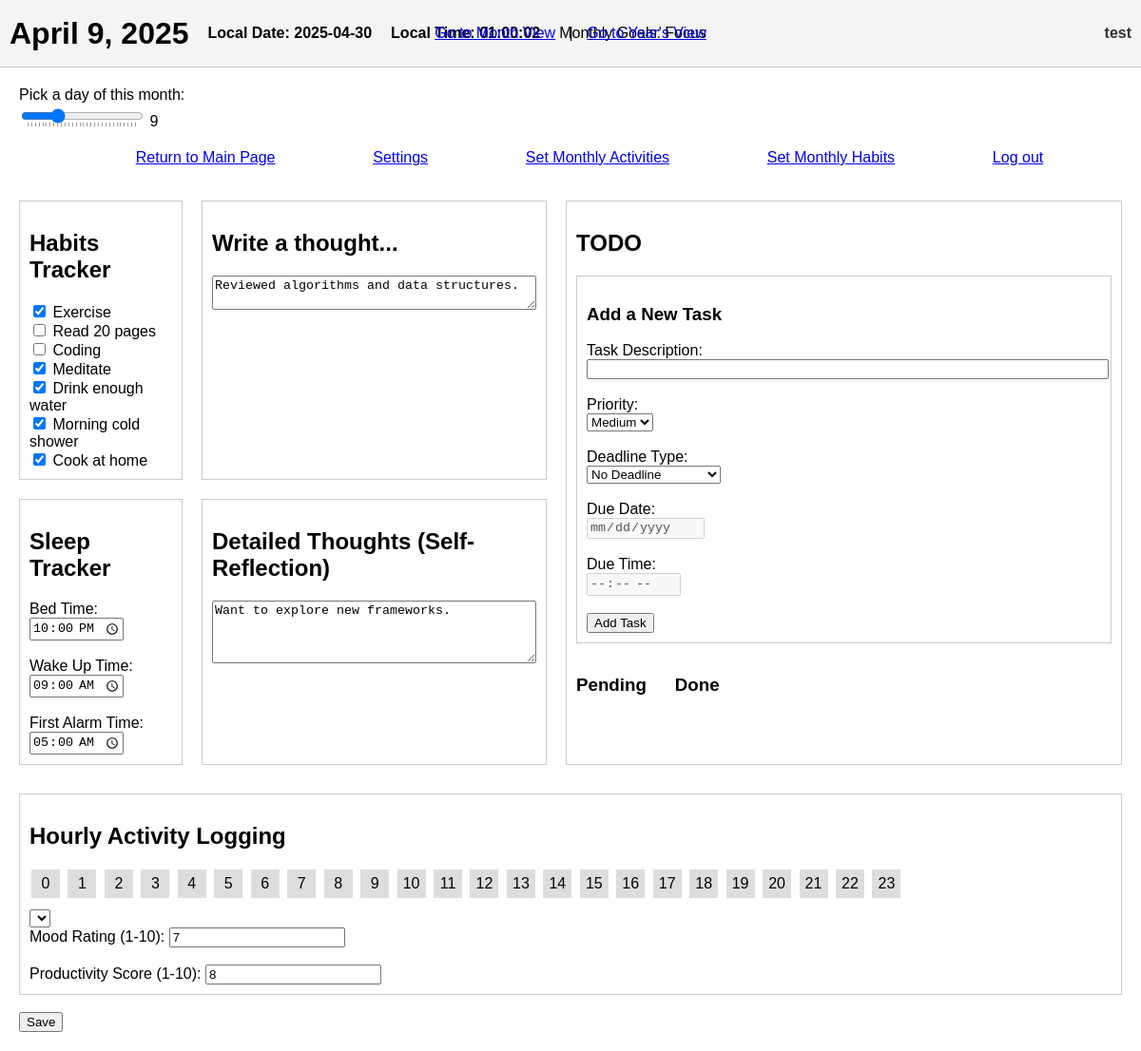
The app's page /day/2025/4/9/ (signed in) with its own data.
### mainpage/models.py (models this page shows, shortened)
class DailyData(models.Model):
    user_id = models.IntegerField()
    date = models.DateField()
    mood_rating = models.IntegerField(null=True, blank=True)
    productivity_score = models.IntegerField(null=True, blank=True)
    sleep = models.TextField(null=True, blank=True)
    habits_completed = models.TextField(null=True, blank=True)
    thoughts = models.TextField(null=True, blank=True)
    self_reflection = models.TextField(null=True, blank=True)
    hourly_activity_logging = models.TextField(null=True, blank=True)
    class Meta:
        unique_together = ("user_id", "date")

class MonthlyHabits(models.Model):
    user_id = models.IntegerField()
    year = models.IntegerField()
    month = models.IntegerField()
    goal_text = models.TextField(blank=True)
    habit_1 = models.CharField(max_length=100, blank=True)
    habit_2 = models.CharField(max_length=100, blank=True)
    habit_3 = models.CharField(max_length=100, blank=True)
    habit_4 = models.CharField(max_length=100, blank=True)
    habit_5 = models.CharField(max_length=100, blank=True)
    habit_6 = models.CharField(max_length=100, blank=True)
    habit_7 = models.CharField(max_length=100, blank=True)
    habit_8 = models.CharField(max_length=100, blank=True)
    habit_9 = models.CharField(max_length=100, blank=True)
    habit_10 = models.CharField(max_length=100, blank=True)
    class Meta:
        unique_together = ("user_id", "year", "month")

### authapp/models.py (models this page shows, shortened)
class CustomUser(AbstractUser):
    username = models.CharField(
        _('username'),
        max_length=12,
        unique=True,
        help_text=_('Required. 3-12 characters. Letters and digits only.'),
        validators=[
            RegexValidator(
                regex=r'^[A-Za-z0-9]+$',
                message=_('Username can only contain letters and digits.')
            ),
            MinLengthValidator(3, _('Username must have at least 3 characters.')),
            MaxLengthValidator(12, _('Username cannot exceed 12 characters.')),
        ],
        error_messages={
            'unique': _("This username is already taken."),
        },
    )
    first_name = None
    last_name = None
    GENDER_CHOICES = [
        (1, 'Male'),
        (2, 'Female'),
    ]
    preferred_name = models.CharField(max_length=100, blank=True)
    b_day = models.DateField(null=True, blank=True)
    gender = models.IntegerField(choices=GENDER_CHOICES, null=True, blank=True)

### mainpage/views.py (the view, shortened to what this page needs)
# urls.py: path('day/<int:year>/<int:month>/<int:day>/', day_view, name='day_view'),
@login_required
def day_view(request, year, month, day):
    current_date = date(year, month, day)
    today = date.today()
    allowable_date = today + timedelta(days=1)
    if current_date > allowable_date:
        messages.error(request, "You cannot create or edit logs for dates more than 24h in the future.")
        return redirect('main_page')
    last_log = DailyData.objects.filter(
        user_id=request.user.id,
        date__lt=current_date
    ).order_by('-date').first()
    if last_log:
        day_to_fill = last_log.date + timedelta(days=1)
        while day_to_fill < current_date:
            DailyData.objects.get_or_create(
                user_id=request.user.id,
                date=day_to_fill
            )
            day_to_fill += timedelta(days=1)
    daily_obj, _ = DailyData.objects.get_or_create(
        user_id=request.user.id,
        date=current_date
    )
    monthly_obj, _ = MonthlyHabits.objects.get_or_create(
        user_id=request.user.id,
        year=year,
        month=month
    )
    habits = [
        monthly_obj.habit_1,
        monthly_obj.habit_2,
        monthly_obj.habit_3,
        monthly_obj.habit_4,
        monthly_obj.habit_5,
        monthly_obj.habit_6,
        monthly_obj.habit_7,
        monthly_obj.habit_8,
        monthly_obj.habit_9,
        monthly_obj.habit_10,
    ]
    try:
        hourly_data = json.loads(daily_obj.hourly_activity_logging) if daily_obj.hourly_activity_logging else []
    except:
        hourly_data = []
    hourly_data.sort(key=lambda x: x.get('hour', 0))
    if not hourly_data:
        hourly_data = [{"hour": h, "activity": None} for h in range(24)]
    else:
        existing_hours = {item["hour"] for item in hourly_data}
        for h in range(24):
            if h not in existing_hours:
                hourly_data.append({"hour": h, "activity": None})
        hourly_data.sort(key=lambda x: x["hour"])
    sleep_data = daily_obj.sleep or ""
    splitted = sleep_data.split(',')
    def readd_colon(t):
        t = t.strip()
        if len(t) == 4:
            return t[:2] + ":" + t[2:]
        elif len(t) == 3:
            return "0" + t[0] + ":" + t[1:]
        return t
    bed_time_form = readd_colon(splitted[0]) if len(splitted) > 0 else ''
    wake_up_time_form = readd_colon(splitted[1]) if len(splitted) > 1 else ''
    first_alarm_time_form = readd_colon(splitted[2]) if len(splitted) > 2 else ''
    habits_binary = daily_obj.habits_completed or ""
    habits_binary = habits_binary.ljust(10, '0')[:10]
    habits_status = list(zip(habits, habits_binary))
    context = {
        "daily_obj": daily_obj,
        "date": current_date,
        "bed_time_form": bed_time_form,
        "wake_up_time_form": wake_up_time_form,
        "first_alarm_time_form": first_alarm_time_form,
        "habits_status": habits_status,
        "monthly_obj": monthly_obj,
        "hourly_data": hourly_data,
    }
    return render(request, 'mainpage/day.html', context)

### mainpage/templates/mainpage/day.html (shortened to what this page needs)
{% load static %}
<!DOCTYPE html>
<html>
<head>
  <link rel="stylesheet" href="{% static 'mainpage/css/hourly_activities.css' %}">
  <link rel="stylesheet" href="{% static 'mainpage/css/day.css' %}">
</head>
<body>
  <header>
    <div class="header-left">
        <h1 id="currentDate"
            data-year="{{ date.year }}"
            data-month="{{ date.month }}"
            data-day="{{ date.day }}">
            {{ date }}
        </h1>
        <p id="local-date" style="font-weight:bold;">Date: --</p>
        <p id="local-time" style="font-weight:bold;">Time: --:--:--</p>
        {% if monthly_obj.goal_text %}
        <div class="monthly-goals">Monthly Goals: {{ monthly_obj.goal_text }}</div>
        {% endif %}
    </div>
    <div class="center-nav">
        <a href="{% url 'month_view' date.year date.month %}" class="month-view-link">Go to Month View</a>
        <span style="margin: 0 10px;">|</span>
        <a id="log-year-link" href="{% url 'year_statistics' year=date.year %}">Go to Year's View</a>
      </div>
    <div class="right-info">
        <span class="username">{{ user.username }}</span>
    </div>
  </header>
  <div class="date-slider-wrapper" style="margin: 20px;">
    <label for="dateSlider">Pick a day of this month:</label><br/>
    <input
      type="range"
      id="dateSlider"
      min="1"
      max="31"
      step="1"
      value="1"
      list="dayTickmarks"
    />
    <span id="sliderDayLabel"></span>
  </div>
  <ul class="nav-links">
    <li><a href="{% url 'main_page' %}">Return to Main Page</a></li>
    <li><a href="{% url 'settings' %}">Settings</a></li>
    <li><a href="{% url 'activity_config_view' date.year date.month %}">Set Monthly Activities</a></li>
    <li><a href="{% url 'set_habits' date.year date.month %}">Set Monthly Habits</a></li>
    <li><a href="{% url 'logout' %}">Log out</a></li>
  </ul>
  <div class="main-container">
    <main>
      <form method="POST" id="dayForm">
        <div class="top-section">
          <div class="habits-tracker">
            <h2>Habits Tracker</h2>
            <div>
              {% for habit, status in habits_status %}
                {% if habit %}
                  <input type="checkbox" name="habit_{{ forloop.counter0 }}"
                         {% if status == '1' %} checked {% endif %}>
                  <label>{{ habit }}</label><br/>
                {% endif %}
              {% endfor %}
            </div>
          </div>
          <div class="thoughts-box">
            <h2>Write a thought...</h2>
            <textarea name="thoughts" id="thoughts" rows="2" cols="40">{{ daily_obj.thoughts|default_if_none:'' }}</textarea>
          </div>
          <div class="todo-box">
            <h2>TODO</h2>
            <div style="border: 1px solid #ccc; padding: 10px; margin-bottom: 15px;">
              <h3>Add a New Task</h3>
              <label>Task Description:</label><br/>
              <input type="text" id="taskText" style="width:100%;" />
              <br/><br/>
              <label>Priority:</label><br/>
              <select id="taskPriority">
                <option value="medium" selected>Medium</option>
              </select>
              <br/><br/>
              <label>Deadline Type:</label><br/>
              <select id="taskDueType">
                <option value="none" selected>No Deadline</option>
              </select>
              <br/><br/>
              <div>
                <label>Due Date:</label><br/>
                <input type="date" id="taskDueDate" disabled />
              </div>
              <br/>
              <div>
                <label>Due Time:</label><br/>
                <input type="time" id="taskDueTime" disabled />
              </div>
              <br/>
              <button id="createTaskBtn" type="button">Add Task</button>
            </div>
            <div style="display: flex; gap: 30px;">
              <div>
                <h3>Pending</h3>
              </div>
              <div>
                <h3>Done</h3>
              </div>
            </div>
          </div>
          <div class="reflection-box">
            <h2>Detailed Thoughts (Self-Reflection)</h2>
            <textarea name="self_reflection" id="self_reflection" rows="4" cols="40">{{ daily_obj.self_reflection|default_if_none:'' }}</textarea>
          </div>
          <div class="sleep-tracker">
            <h2>Sleep Tracker</h2>
            <label for="bed_time">Bed Time:</label><br/>
            <input type="time" name="bed_time" id="bed_time" value="{{ bed_time_form }}" />
            <br/><br/>
            <label for="wake_up_time">Wake Up Time:</label><br/>
            <input type="time" name="wake_up_time" id="wake_up_time" value="{{ wake_up_time_form }}" />
            <br/><br/>
            <label for="first_alarm_time">First Alarm Time:</label><br/>
            <input type="time" name="first_alarm_time" id="first_alarm_time" value="{{ first_alarm_time_form }}" />
          </div>
        </div>
        <div class="bottom-section">
          <h2>Hourly Activity Logging</h2>
          <div id="hourly-activity-bar">
            {% for entry in hourly_data %}
              <div class="hour-square"
                   data-hour="{{ entry.hour }}"
                   data-activity="{{ entry.activity }}">
                {{ entry.hour }}
              </div>
            {% endfor %}
          </div>
          <div id="activity-dropdown">
            <select id="activity-select">
            </select>
          </div>
          <label for="mood_rating">Mood Rating (1-10):</label>
          <input type="number" name="mood_rating" id="mood_rating"
                 value="{{ daily_obj.mood_rating|default_if_none:'' }}" />
          <br/><br/>
          <label for="productivity_score">Productivity Score (1-10):</label>
          <input type="number" name="productivity_score" id="productivity_score"
                 value="{{ daily_obj.productivity_score|default_if_none:'' }}" />
        </div>
        <br/>
        <button type="submit">Save</button>
      </form>
    </main>
  </div>
</body>
</html>

### mainpage/static/mainpage/css/hourly_activities.css (style rules this page uses)
.hour-square { display: inline-block; width: 30px; height: 30px; margin: 2px; text-align: center; line-height: 30px; background-color: #ddd; cursor: pointer; }
#activity-dropdown { z-index: 9999; }

### mainpage/static/mainpage/css/day.css (style rules this page uses)
body { margin: 0; font-family: Arial, sans-serif; }
header { background-color: #f4f4f4; padding: 10px; display: flex; align-items: center; justify-content: space-between; border-bottom: 1px solid #ccc; position: relative; height: 50px; flex-wrap: nowrap; }
.header-left { display: flex; align-items: center; gap: 20px; }
.center-nav { position: absolute; left: 50%; transform: translateX(-50%); line-height: 50px; }
.right-info { display: flex; align-items: center; gap: 10px; }
.username { font-weight: bold; color: #333; }
.main-container { display: flex; }
main { padding: 20px; flex: 1; }
.top-section { display: grid; grid-template-columns: 0.5fr 1fr 1.7fr; grid-template-rows: auto auto; gap: 20px; }
.habits-tracker { grid-column: 1; grid-row: 1; border: 1px solid #ccc; padding: 10px; }
.thoughts-box { grid-column: 2; grid-row: 1; border: 1px solid #ccc; padding: 10px; }
.todo-box { grid-column: 3; grid-row: 1 / span 2; border: 1px solid #ccc; padding: 10px; }
.reflection-box { grid-column: 2; grid-row: 2; border: 1px solid #ccc; padding: 10px; }
.sleep-tracker { grid-column: 1; grid-row: 2; border: 1px solid #ccc; padding: 10px; }
.bottom-section { margin-top: 30px; border: 1px solid #ccc; padding: 10px; }
#hourly-activity-bar { overflow-x: auto; white-space: nowrap; margin-bottom: 10px; }
.nav-links { list-style: none; display: flex; justify-content: space-evenly; }

### records on screen
DailyData: date "April 9, 2025", thoughts "Reviewed algorithms and data structures.", self_reflection "Want to explore new frameworks.", mood_rating "7", productivity_score "8"
MonthlyHabits: goal_text "Focus", habits_status "Exercise" "Read 20 pages" "Coding" "Meditate" "Drink enough water" "Morning cold shower" "Cook at home"
CustomUser: username "test"

### other values on screen
{{ entry.hour }} "0" "1" "2" "3" "4" "5" "6" "7" "8" "9" "10" "11" "12" "13" "14" "15" "16" "17" "18" "19" "20" "21" "22" "23"
